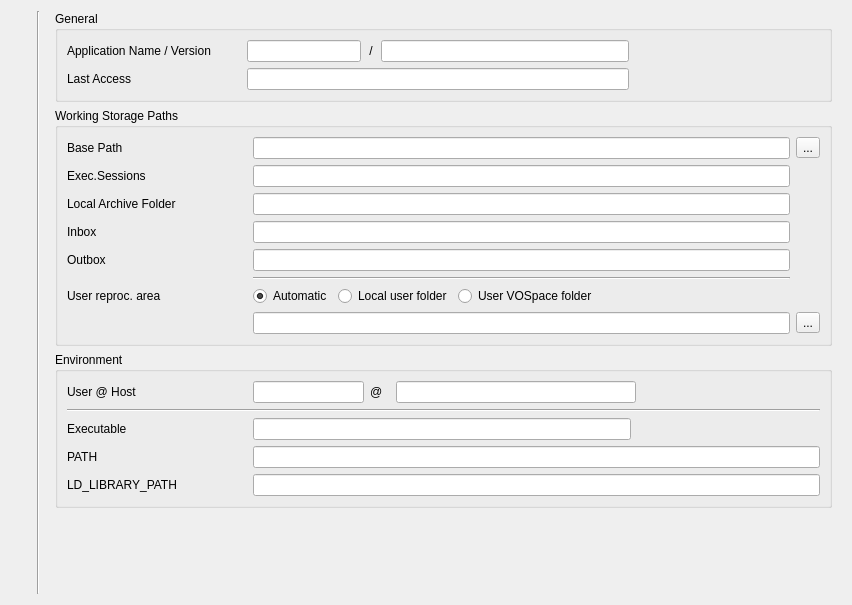
     <widget class="QWidget" name="qtbxGeneral">
      <property name="geometry">
       <rect>
        <x>0</x>
        <y>0</y>
        <width>852</width>
        <height>605</height>
       </rect>
      </property>
      <property name="font">
       <font>
        <weight>50</weight>
        <bold>false</bold>
       </font>
      </property>
      <attribute name="icon">
       <iconset resource="configtool.qrc">
        <normaloff>:/img/img/general.png</normaloff>:/img/img/general.png</iconset>
      </attribute>
      <attribute name="label">
       <string>General</string>
      </attribute>
      <layout class="QHBoxLayout" name="horizontalLayout_27" stretch="100,1,10000">
       <item>
        <layout class="QVBoxLayout" name="verticalLayout">
         <item>
          <widget class="QLabel" name="label_11">
           <property name="sizePolicy">
            <sizepolicy hsizetype="Fixed" vsizetype="Preferred">
             <horstretch>0</horstretch>
             <verstretch>0</verstretch>
            </sizepolicy>
           </property>
           <property name="maximumSize">
            <size>
             <width>64</width>
             <height>64</height>
            </size>
           </property>
           <property name="text">
            <string/>
           </property>
           <property name="pixmap">
            <pixmap resource="configtool.qrc">:/img/img/general.png</pixmap>
           </property>
           <property name="scaledContents">
            <bool>true</bool>
           </property>
          </widget>
         </item>
         <item>
          <spacer name="verticalSpacer_7">
           <property name="orientation">
            <enum>Qt::Vertical</enum>
           </property>
           <property name="sizeHint" stdset="0">
            <size>
             <width>20</width>
             <height>40</height>
            </size>
           </property>
          </spacer>
         </item>
        </layout>
       </item>
       <item>
        <widget class="Line" name="line_3">
         <property name="orientation">
          <enum>Qt::Vertical</enum>
         </property>
        </widget>
       </item>
       <item>
        <widget class="QFrame" name="frame">
         <property name="frameShape">
          <enum>QFrame::NoFrame</enum>
         </property>
         <property name="frameShadow">
          <enum>QFrame::Raised</enum>
         </property>
         <property name="lineWidth">
          <number>0</number>
         </property>
         <layout class="QVBoxLayout" name="verticalLayout_39">
          <property name="topMargin">
           <number>0</number>
          </property>
          <property name="bottomMargin">
           <number>0</number>
          </property>
          <item>
           <widget class="QGroupBox" name="groupBox">
            <property name="title">
             <string>General</string>
            </property>
            <layout class="QVBoxLayout" name="verticalLayout_4">
             <item>
              <layout class="QHBoxLayout" name="horizontalLayout_3" stretch="10,6,1,13,10">
               <property name="spacing">
                <number>0</number>
               </property>
               <item>
                <widget class="QLabel" name="applicationNameLabel">
                 <property name="minimumSize">
                  <size>
                   <width>180</width>
                   <height>0</height>
                  </size>
                 </property>
                 <property name="maximumSize">
                  <size>
                   <width>180</width>
                   <height>16777215</height>
                  </size>
                 </property>
                 <property name="text">
                  <string>Application Name / Version</string>
                 </property>
                </widget>
               </item>
               <item>
                <widget class="QLineEdit" name="edAppName">
                 <property name="readOnly">
                  <bool>true</bool>
                 </property>
                </widget>
               </item>
               <item>
                <widget class="QLabel" name="applicationVersionLabel">
                 <property name="minimumSize">
                  <size>
                   <width>20</width>
                   <height>0</height>
                  </size>
                 </property>
                 <property name="text">
                  <string>/</string>
                 </property>
                 <property name="alignment">
                  <set>Qt::AlignCenter</set>
                 </property>
                </widget>
               </item>
               <item>
                <widget class="QLineEdit" name="edAppVersion">
                 <property name="readOnly">
                  <bool>true</bool>
                 </property>
                </widget>
               </item>
               <item>
                <spacer name="horizontalSpacer_3">
                 <property name="orientation">
                  <enum>Qt::Horizontal</enum>
                 </property>
                 <property name="sizeHint" stdset="0">
                  <size>
                   <width>40</width>
                   <height>20</height>
                  </size>
                 </property>
                </spacer>
               </item>
              </layout>
             </item>
             <item>
              <layout class="QHBoxLayout" name="horizontalLayout_5" stretch="10,20,10">
               <property name="spacing">
                <number>0</number>
               </property>
               <item>
                <widget class="QLabel" name="lastAccessLabel">
                 <property name="minimumSize">
                  <size>
                   <width>180</width>
                   <height>0</height>
                  </size>
                 </property>
                 <property name="maximumSize">
                  <size>
                   <width>180</width>
                   <height>16777215</height>
                  </size>
                 </property>
                 <property name="text">
                  <string>Last Access</string>
                 </property>
                </widget>
               </item>
               <item>
                <widget class="QLineEdit" name="edLastAccess">
                 <property name="readOnly">
                  <bool>true</bool>
                 </property>
                </widget>
               </item>
               <item>
                <spacer name="horizontalSpacer_5">
                 <property name="orientation">
                  <enum>Qt::Horizontal</enum>
                 </property>
                 <property name="sizeHint" stdset="0">
                  <size>
                   <width>40</width>
                   <height>20</height>
                  </size>
                 </property>
                </spacer>
               </item>
              </layout>
             </item>
            </layout>
           </widget>
          </item>
          <item>
           <widget class="QGroupBox" name="groupBox_7">
            <property name="title">
             <string>Working Storage Paths</string>
            </property>
            <layout class="QVBoxLayout" name="verticalLayout_26">
             <item>
              <layout class="QGridLayout" name="gridLayout_2" columnstretch="20,0,0">
               <item row="4" column="1">
                <widget class="QLineEdit" name="nedOutbox">
                 <property name="enabled">
                  <bool>true</bool>
                 </property>
                 <property name="readOnly">
                  <bool>true</bool>
                 </property>
                </widget>
               </item>
               <item row="3" column="0">
                <widget class="QLabel" name="label_35">
                 <property name="minimumSize">
                  <size>
                   <width>180</width>
                   <height>0</height>
                  </size>
                 </property>
                 <property name="maximumSize">
                  <size>
                   <width>180</width>
                   <height>16777215</height>
                  </size>
                 </property>
                 <property name="text">
                  <string>Inbox</string>
                 </property>
                </widget>
               </item>
               <item row="4" column="0">
                <widget class="QLabel" name="label_36">
                 <property name="minimumSize">
                  <size>
                   <width>180</width>
                   <height>0</height>
                  </size>
                 </property>
                 <property name="maximumSize">
                  <size>
                   <width>180</width>
                   <height>16777215</height>
                  </size>
                 </property>
                 <property name="text">
                  <string>Outbox</string>
                 </property>
                </widget>
               </item>
               <item row="2" column="0">
                <widget class="QLabel" name="label_34">
                 <property name="minimumSize">
                  <size>
                   <width>180</width>
                   <height>0</height>
                  </size>
                 </property>
                 <property name="maximumSize">
                  <size>
                   <width>180</width>
                   <height>16777215</height>
                  </size>
                 </property>
                 <property name="text">
                  <string>Local Archive Folder</string>
                 </property>
                </widget>
               </item>
               <item row="2" column="1">
                <widget class="QLineEdit" name="nedLocalArchiveFolder">
                 <property name="enabled">
                  <bool>true</bool>
                 </property>
                 <property name="readOnly">
                  <bool>true</bool>
                 </property>
                </widget>
               </item>
               <item row="3" column="1">
                <widget class="QLineEdit" name="nedInbox">
                 <property name="enabled">
                  <bool>true</bool>
                 </property>
                 <property name="readOnly">
                  <bool>true</bool>
                 </property>
                </widget>
               </item>
               <item row="7" column="1">
                <widget class="QLineEdit" name="nedUserReprocArea">
                 <property name="enabled">
                  <bool>true</bool>
                 </property>
                 <property name="readOnly">
                  <bool>true</bool>
                 </property>
                </widget>
               </item>
               <item row="0" column="1">
                <widget class="QLineEdit" name="edBasePath"/>
               </item>
               <item row="0" column="0">
                <widget class="QLabel" name="label_33">
                 <property name="minimumSize">
                  <size>
                   <width>180</width>
                   <height>0</height>
                  </size>
                 </property>
                 <property name="maximumSize">
                  <size>
                   <width>180</width>
                   <height>16777215</height>
                  </size>
                 </property>
                 <property name="text">
                  <string>Base Path</string>
                 </property>
                </widget>
               </item>
               <item row="1" column="0">
                <widget class="QLabel" name="label_37">
                 <property name="minimumSize">
                  <size>
                   <width>180</width>
                   <height>0</height>
                  </size>
                 </property>
                 <property name="maximumSize">
                  <size>
                   <width>180</width>
                   <height>16777215</height>
                  </size>
                 </property>
                 <property name="text">
                  <string>Exec.Sessions</string>
                 </property>
                </widget>
               </item>
               <item row="1" column="1">
                <widget class="QLineEdit" name="nedRunFolder">
                 <property name="enabled">
                  <bool>true</bool>
                 </property>
                 <property name="readOnly">
                  <bool>true</bool>
                 </property>
                </widget>
               </item>
               <item row="6" column="0">
                <widget class="QLabel" name="label_32">
                 <property name="minimumSize">
                  <size>
                   <width>180</width>
                   <height>0</height>
                  </size>
                 </property>
                 <property name="maximumSize">
                  <size>
                   <width>180</width>
                   <height>16777215</height>
                  </size>
                 </property>
                 <property name="text">
                  <string>User reproc. area</string>
                 </property>
                </widget>
               </item>
               <item row="5" column="1">
                <widget class="Line" name="line_2">
                 <property name="orientation">
                  <enum>Qt::Horizontal</enum>
                 </property>
                </widget>
               </item>
               <item row="0" column="2">
                <widget class="QToolButton" name="tbtnSetBasePath">
                 <property name="text">
                  <string>...</string>
                 </property>
                </widget>
               </item>
               <item row="6" column="1">
                <layout class="QHBoxLayout" name="horizontalLayout_13">
                 <item>
                  <widget class="QRadioButton" name="rbtnUserWAAuto">
                   <property name="text">
                    <string>Automatic</string>
                   </property>
                   <property name="checked">
                    <bool>true</bool>
                   </property>
                   <attribute name="buttonGroup">
                    <string notr="true">btngrpUserWA</string>
                   </attribute>
                  </widget>
                 </item>
                 <item>
                  <widget class="QRadioButton" name="rbtnUserWALocal">
                   <property name="text">
                    <string>Local user folder</string>
                   </property>
                   <attribute name="buttonGroup">
                    <string notr="true">btngrpUserWA</string>
                   </attribute>
                  </widget>
                 </item>
                 <item>
                  <widget class="QRadioButton" name="rbtnUserWAVOSpace">
                   <property name="text">
                    <string>User VOSpace folder</string>
                   </property>
                   <attribute name="buttonGroup">
                    <string notr="true">btngrpUserWA</string>
                   </attribute>
                  </widget>
                 </item>
                 <item>
                  <spacer name="horizontalSpacer_22">
                   <property name="orientation">
                    <enum>Qt::Horizontal</enum>
                   </property>
                   <property name="sizeHint" stdset="0">
                    <size>
                     <width>40</width>
                     <height>20</height>
                    </size>
                   </property>
                  </spacer>
                 </item>
                </layout>
               </item>
               <item row="7" column="2">
                <widget class="QToolButton" name="tbtnUserDefAreaPath">
                 <property name="text">
                  <string>...</string>
                 </property>
                </widget>
               </item>
              </layout>
             </item>
            </layout>
           </widget>
          </item>
          <item>
           <widget class="QGroupBox" name="groupBox_10">
            <property name="title">
             <string>Environment</string>
            </property>
            <layout class="QVBoxLayout" name="verticalLayout_29">
             <item>
              <layout class="QHBoxLayout" name="horizontalLayout_33" stretch="10,6,1,13,10">
               <item>
                <widget class="QLabel" name="lblUser">
                 <property name="minimumSize">
                  <size>
                   <width>180</width>
                   <height>0</height>
                  </size>
                 </property>
                 <property name="maximumSize">
                  <size>
                   <width>180</width>
                   <height>16777215</height>
                  </size>
                 </property>
                 <property name="text">
                  <string>User @ Host</string>
                 </property>
                </widget>
               </item>
               <item>
                <widget class="QLineEdit" name="edUser">
                 <property name="readOnly">
                  <bool>true</bool>
                 </property>
                </widget>
               </item>
               <item>
                <widget class="QLabel" name="lblUser_2">
                 <property name="minimumSize">
                  <size>
                   <width>20</width>
                   <height>0</height>
                  </size>
                 </property>
                 <property name="maximumSize">
                  <size>
                   <width>20</width>
                   <height>16777215</height>
                  </size>
                 </property>
                 <property name="text">
                  <string>@</string>
                 </property>
                </widget>
               </item>
               <item>
                <widget class="QLineEdit" name="edHost">
                 <property name="readOnly">
                  <bool>true</bool>
                 </property>
                </widget>
               </item>
               <item>
                <spacer name="horizontalSpacer_14">
                 <property name="orientation">
                  <enum>Qt::Horizontal</enum>
                 </property>
                 <property name="sizeHint" stdset="0">
                  <size>
                   <width>40</width>
                   <height>20</height>
                  </size>
                 </property>
                </spacer>
               </item>
              </layout>
             </item>
             <item>
              <widget class="Line" name="line">
               <property name="orientation">
                <enum>Qt::Horizontal</enum>
               </property>
              </widget>
             </item>
             <item>
              <layout class="QHBoxLayout" name="horizontalLayout_36" stretch="10,20,10">
               <item>
                <widget class="QLabel" name="lblExec">
                 <property name="minimumSize">
                  <size>
                   <width>180</width>
                   <height>0</height>
                  </size>
                 </property>
                 <property name="maximumSize">
                  <size>
                   <width>180</width>
                   <height>16777215</height>
                  </size>
                 </property>
                 <property name="text">
                  <string>Executable</string>
                 </property>
                </widget>
               </item>
               <item>
                <widget class="QLineEdit" name="edExec">
                 <property name="readOnly">
                  <bool>true</bool>
                 </property>
                </widget>
               </item>
               <item>
                <spacer name="horizontalSpacer_17">
                 <property name="orientation">
                  <enum>Qt::Horizontal</enum>
                 </property>
                 <property name="sizeHint" stdset="0">
                  <size>
                   <width>40</width>
                   <height>20</height>
                  </size>
                 </property>
                </spacer>
               </item>
              </layout>
             </item>
             <item>
              <layout class="QHBoxLayout" name="horizontalLayout_37" stretch="1000,2999,1">
               <item>
                <widget class="QLabel" name="lblPATH">
                 <property name="minimumSize">
                  <size>
                   <width>180</width>
                   <height>0</height>
                  </size>
                 </property>
                 <property name="maximumSize">
                  <size>
                   <width>180</width>
                   <height>16777215</height>
                  </size>
                 </property>
                 <property name="text">
                  <string>PATH</string>
                 </property>
                </widget>
               </item>
               <item>
                <widget class="QLineEdit" name="edPATH">
                 <property name="readOnly">
                  <bool>true</bool>
                 </property>
                </widget>
               </item>
               <item>
                <spacer name="horizontalSpacer_18">
                 <property name="orientation">
                  <enum>Qt::Horizontal</enum>
                 </property>
                 <property name="sizeHint" stdset="0">
                  <size>
                   <width>40</width>
                   <height>20</height>
                  </size>
                 </property>
                </spacer>
               </item>
              </layout>
             </item>
             <item>
              <layout class="QHBoxLayout" name="horizontalLayout_38" stretch="1000,2999,1">
               <item>
                <widget class="QLabel" name="lblLDPATH">
                 <property name="minimumSize">
                  <size>
                   <width>180</width>
                   <height>0</height>
                  </size>
                 </property>
                 <property name="maximumSize">
                  <size>
                   <width>180</width>
                   <height>16777215</height>
                  </size>
                 </property>
                 <property name="text">
                  <string>LD_LIBRARY_PATH</string>
                 </property>
                </widget>
               </item>
               <item>
                <widget class="QLineEdit" name="edLDPATH">
                 <property name="readOnly">
                  <bool>true</bool>
                 </property>
                </widget>
               </item>
               <item>
                <spacer name="horizontalSpacer_19">
                 <property name="orientation">
                  <enum>Qt::Horizontal</enum>
                 </property>
                 <property name="sizeHint" stdset="0">
                  <size>
                   <width>40</width>
                   <height>20</height>
                  </size>
                 </property>
                </spacer>
               </item>
              </layout>
             </item>
            </layout>
           </widget>
          </item>
          <item>
           <spacer name="verticalSpacer">
            <property name="orientation">
             <enum>Qt::Vertical</enum>
            </property>
            <property name="sizeHint" stdset="0">
             <size>
              <width>20</width>
              <height>40</height>
             </size>
            </property>
           </spacer>
          </item>
         </layout>
         <zorder>verticalSpacer_6</zorder>
         <zorder>groupBox_7</zorder>
         <zorder>groupBox</zorder>
         <zorder>groupBox_7</zorder>
         <zorder>groupBox</zorder>
         <zorder>verticalSpacer</zorder>
         <zorder>groupBox_10</zorder>
        </widget>
       </item>
      </layout>
     </widget>
